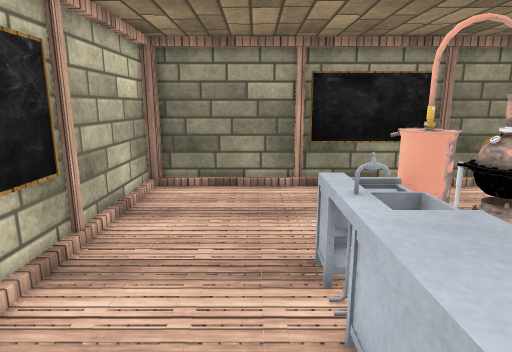
[1] (above)

12 first-person views from a walk through a 3-D level made in the Unity game engine. The camera is 1.4 m above the floor, tilts 12° down and sees 75° across. The floor is counted in squares, 0.5 m on a side. Each view is taken from the middle of a square. On the plan, view 1 faces up. The plan holds only what a view shows up to about 20 squares ahead; the rest is blank. Some surface patterns are stand-ins.

[2]
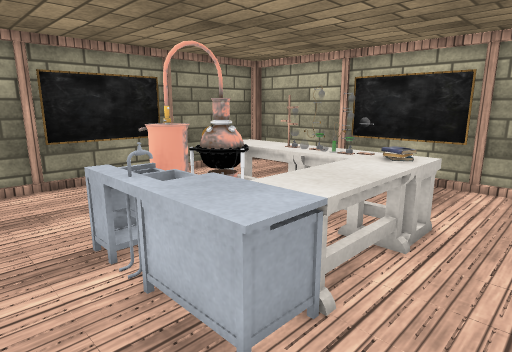

[3]
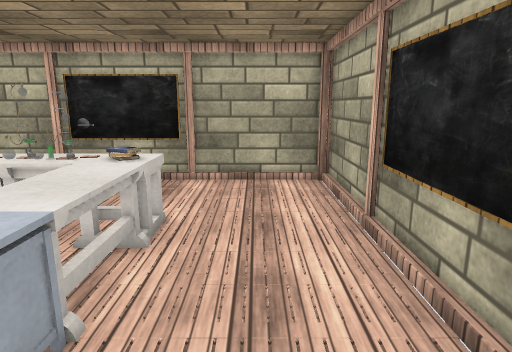

[4]
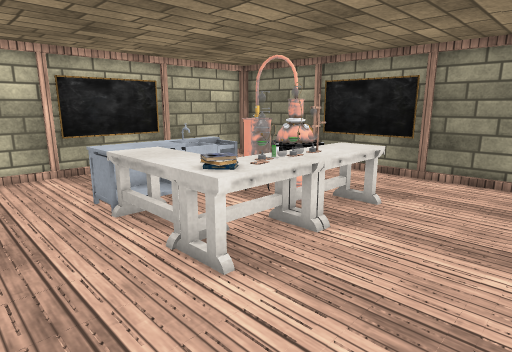

[5]
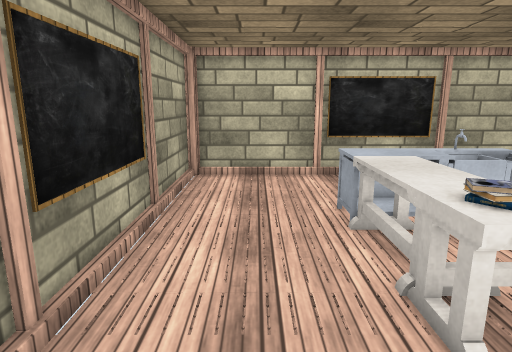

[6]
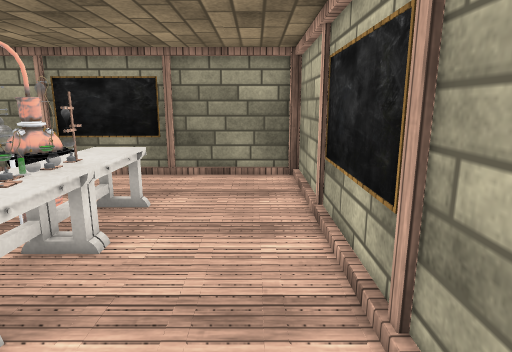

[7]
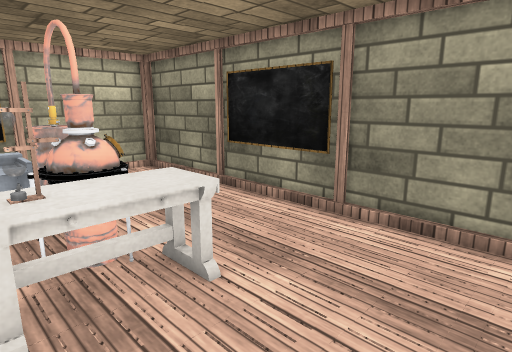

[8]
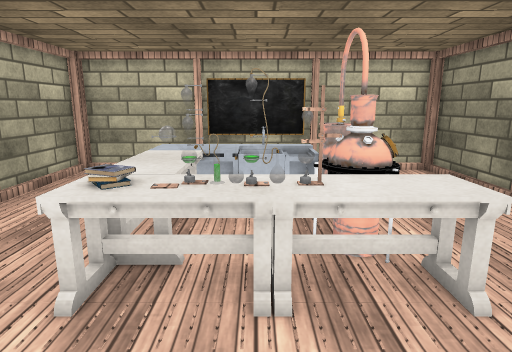

[9]
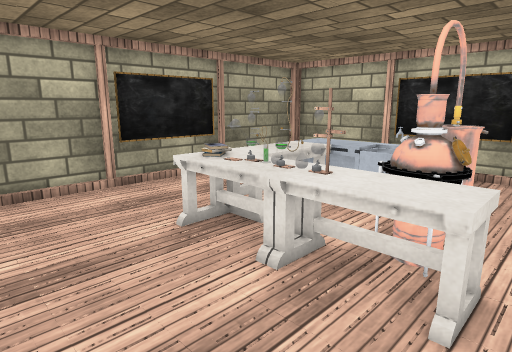

[10]
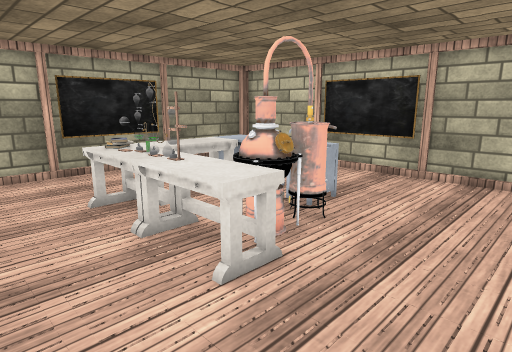

[11]
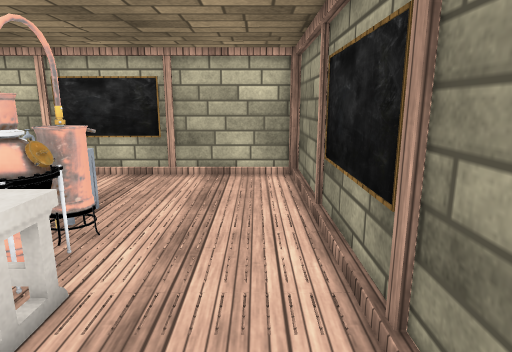

[12]
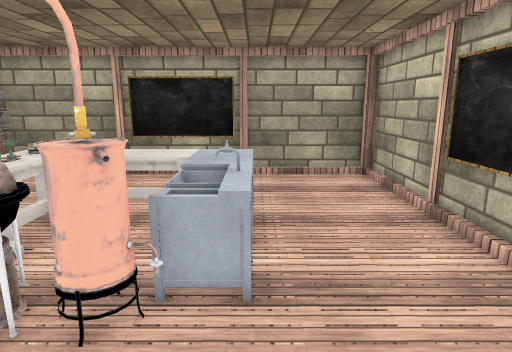

### Floor plan
Key: @ floor where view 1 was taken; # wall or solid block; . floor; = window, fence, low wall or low ledge; B books; O other object.
Columns run from 4 left of view 1 to 12 right of it. Each row starts with its distance up from view 1.
 12  ###############
 11 ##.............##
 10 #...............#
  9 #...............#
  8 #...............#
  7 #.......OOOO....#
  6 #=...OOOOOOO....#
  5 #....OO.OOOO....#
  4 #....OO...OO....#
  3 #....OOOOOOO....#
  2 #....OOOOOBO....#
  1 #=...OOOOOOO....#
  0 #...@...........#
 -1 #...............#
 -2 #...............#
 -3 ##..............#
 -4  ################

Positions as (right, up) in squares from view 1, and headings:
1: (0, 0), facing up
2: (-1, -1), facing up-right
3: (-1, -1), facing right
4: (11, -2), facing up-left
5: (10, -1), facing left
6: (10, -2), facing up
7: (11, 4), facing up-left
8: (11, 4), facing left
9: (11, 8), facing down-left
10: (10, 11), facing down-left
11: (10, 10), facing left
12: (1, 10), facing down
